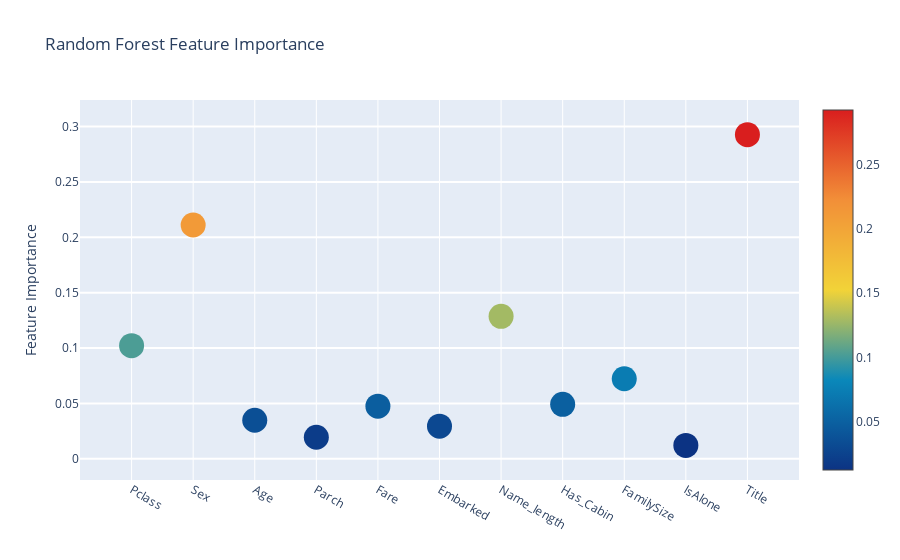
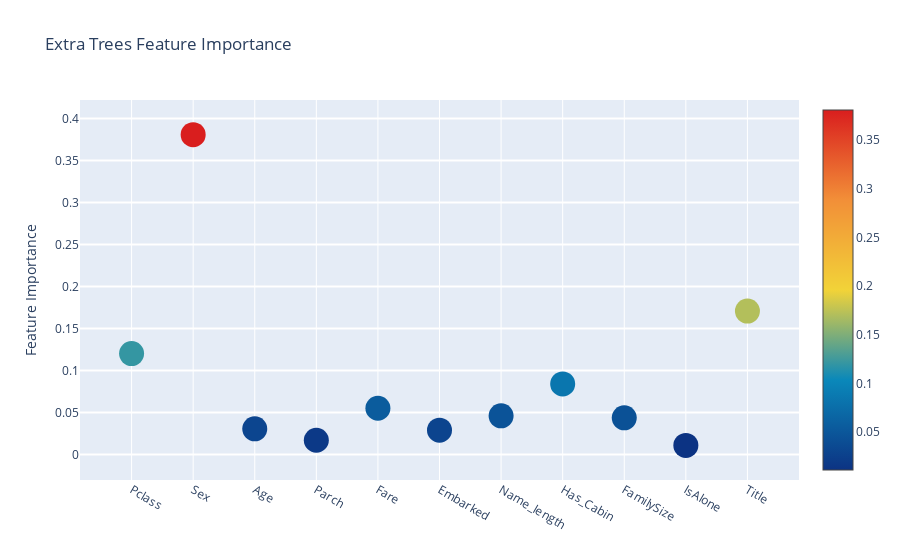
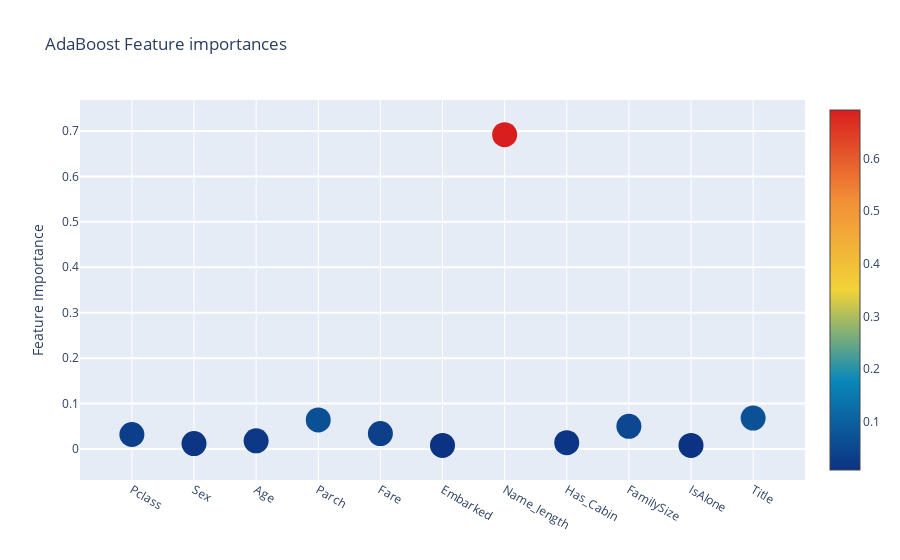
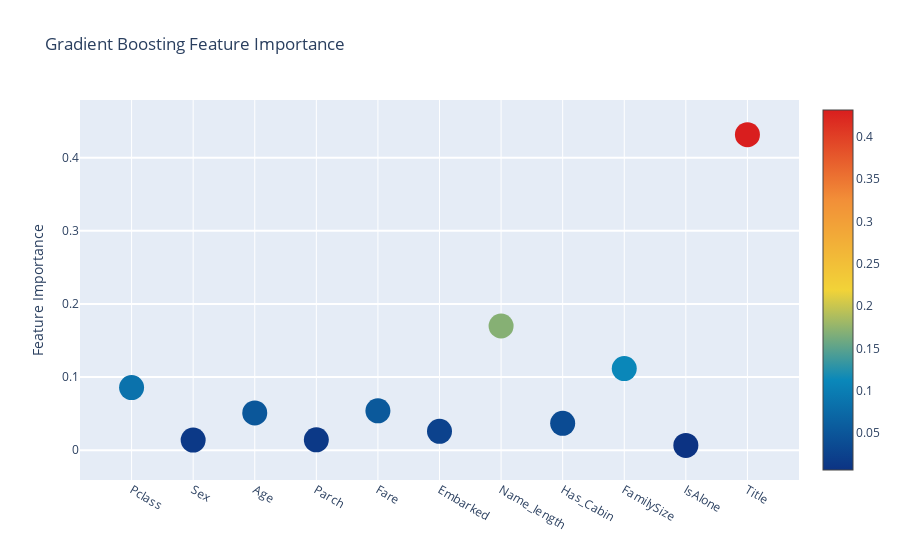

The code cell stored with these charts, in order, in its notebook:
### Markdown cell above
### Interactive feature importances via Plotly scatterplots

I'll use the interactive Plotly package at this juncture to visualise the feature importances values of the different classifiers via a plotly scatter plot by calling "Scatter" as follows:

### Code cell
# Scatter plot 
trace = go.Scatter(
    y = feature_dataframe['Random Forest feature importances'].values,
    x = feature_dataframe['feature'].values,
    mode='markers',
    marker=dict(
        sizemode = 'diameter',
        sizeref = 1,
        size = 25,
        color = feature_dataframe['Random Forest feature importances'].values,
        colorscale = 'Portland',
        showscale =True
    ),
    text = feature_dataframe['feature'].values
)

data=[trace]

layout= go.Layout(
    autosize =True,
    title = 'Random Forest Feature Importance',
    hovermode = 'closest',
    yaxis=dict(
        title='Feature Importance',
        ticklen = 5,
        gridwidth =2
    ),
    showlegend =False
)

fig = go.Figure(data=data, layout=layout)
py.iplot(fig, filename='scatter2010')


# Scatter plot 
trace = go.Scatter(
    y = feature_dataframe['Extra Trees feature importances'].values,
    x = feature_dataframe['feature'].values,
    mode = 'markers',
    marker=dict(
        sizemode = 'diameter',
        sizeref = 1,
        size = 25,
        color = feature_dataframe['Extra Trees feature importances'].values,
        colorscale='Portland',
        showscale=True
    ),
    text = feature_dataframe['feature'].values
)

data=[trace]

layout = go.Layout(
    autosize = True,
    title = 'Extra Trees Feature Importance',
    hovermode = 'closest',
    yaxis =dict(
        title = 'Feature Importance',
        ticklen = 5,
        gridwidth =2
    ),
    showlegend =False
)

fig = go.Figure(data=data, layout=layout)
py.iplot(fig,filename='scatter2010')

# Scatter plot 
trace = go.Scatter(
    y = feature_dataframe['AdaBoost feature importances'].values,
    x = feature_dataframe['feature'].values,
    mode = 'markers',
    marker=dict(
        sizemode = 'diameter',
        sizeref = 1,
        size = 25,
        color = feature_dataframe['AdaBoost feature importances'].values,
        colorscale='Portland',
        showscale=True
    ),
    text = feature_dataframe['feature'].values
)

data=[trace]

layout = go.Layout(
    autosize = True,
    title = 'AdaBoost Feature importances',
    hovermode = 'closest',
    yaxis =dict(
        title = 'Feature Importance',
        ticklen = 5,
        gridwidth =2
    ),
    showlegend =False
)

fig = go.Figure(data=data, layout=layout)
py.iplot(fig,filename='scatter2010')

# Scatter plot 
trace = go.Scatter(
    y = feature_dataframe['Gradient Boost feature importances'].values,
    x = feature_dataframe['feature'].values,
    mode='markers',
    marker=dict(
        sizemode = 'diameter',
        sizeref = 1,
        size = 25,
#       size= feature_dataframe['AdaBoost feature importances'].values,
        #color = np.random.randn(500), #set color equal to a variable
        color = feature_dataframe['Gradient Boost feature importances'].values,
        colorscale='Portland',
        showscale=True
    ),
    text = feature_dataframe['feature'].values
)
data = [trace]

layout= go.Layout(
    autosize= True,
    title= 'Gradient Boosting Feature Importance',
    hovermode= 'closest',
#     xaxis= dict(
#         title= 'Pop',
#         ticklen= 5,
#         zeroline= False,
#         gridwidth= 2,
#     ),
    yaxis=dict(
        title= 'Feature Importance',
        ticklen= 5,
        gridwidth= 2
    ),
    showlegend= False
)
fig = go.Figure(data=data, layout=layout)
py.iplot(fig,filename='scatter2010')

### Figure 1 — Plotly figure (JSON) as saved in the notebook; plotly's stock layout.template omitted (floating-point values rounded to 4 significant figures)
{"data": [{"marker": {"color": [0.1022, 0.2111, 0.03487, 0.0195, 0.0476, 0.02953, 0.1287, 0.04921, 0.07233, 0.01217, 0.2928], "colorscale": [[0, "rgb(12,51,131)"], [0.25, "rgb(10,136,186)"], [0.5, "rgb(242,211,56)"], [0.75, "rgb(242,143,56)"], [1, "rgb(217,30,30)"]], "showscale": true, "size": 25, "sizemode": "diameter", "sizeref": 1}, "mode": "markers", "text": ["Pclass", "Sex", "Age", "Parch", "Fare", "Embarked", "Name_length", "Has_Cabin", "FamilySize", "IsAlone", "Title"], "type": "scatter", "x": ["Pclass", "Sex", "Age", "Parch", "Fare", "Embarked", "Name_length", "Has_Cabin", "FamilySize", "IsAlone", "Title"], "y": [0.1022, 0.2111, 0.03487, 0.0195, 0.0476, 0.02953, 0.1287, 0.04921, 0.07233, 0.01217, 0.2928]}], "layout": {"autosize": true, "hovermode": "closest", "showlegend": false, "title": {"text": "Random Forest Feature Importance"}, "yaxis": {"gridwidth": 2, "ticklen": 5, "title": {"text": "Feature Importance"}}}}

### Figure 2 — Plotly figure (JSON) as saved in the notebook; plotly's stock layout.template omitted (floating-point values rounded to 4 significant figures)
{"data": [{"marker": {"color": [0.1202, 0.3809, 0.03069, 0.01708, 0.05517, 0.02908, 0.0462, 0.08412, 0.04372, 0.01097, 0.1708], "colorscale": [[0, "rgb(12,51,131)"], [0.25, "rgb(10,136,186)"], [0.5, "rgb(242,211,56)"], [0.75, "rgb(242,143,56)"], [1, "rgb(217,30,30)"]], "showscale": true, "size": 25, "sizemode": "diameter", "sizeref": 1}, "mode": "markers", "text": ["Pclass", "Sex", "Age", "Parch", "Fare", "Embarked", "Name_length", "Has_Cabin", "FamilySize", "IsAlone", "Title"], "type": "scatter", "x": ["Pclass", "Sex", "Age", "Parch", "Fare", "Embarked", "Name_length", "Has_Cabin", "FamilySize", "IsAlone", "Title"], "y": [0.1202, 0.3809, 0.03069, 0.01708, 0.05517, 0.02908, 0.0462, 0.08412, 0.04372, 0.01097, 0.1708]}], "layout": {"autosize": true, "hovermode": "closest", "showlegend": false, "title": {"text": "Extra Trees Feature Importance"}, "yaxis": {"gridwidth": 2, "ticklen": 5, "title": {"text": "Feature Importance"}}}}

### Figure 3 — Plotly figure (JSON) as saved in the notebook; plotly's stock layout.template omitted (floating-point values rounded to 4 significant figures)
{"data": [{"marker": {"color": [0.032, 0.012, 0.018, 0.064, 0.034, 0.008, 0.692, 0.014, 0.05, 0.008, 0.068], "colorscale": [[0, "rgb(12,51,131)"], [0.25, "rgb(10,136,186)"], [0.5, "rgb(242,211,56)"], [0.75, "rgb(242,143,56)"], [1, "rgb(217,30,30)"]], "showscale": true, "size": 25, "sizemode": "diameter", "sizeref": 1}, "mode": "markers", "text": ["Pclass", "Sex", "Age", "Parch", "Fare", "Embarked", "Name_length", "Has_Cabin", "FamilySize", "IsAlone", "Title"], "type": "scatter", "x": ["Pclass", "Sex", "Age", "Parch", "Fare", "Embarked", "Name_length", "Has_Cabin", "FamilySize", "IsAlone", "Title"], "y": [0.032, 0.012, 0.018, 0.064, 0.034, 0.008, 0.692, 0.014, 0.05, 0.008, 0.068]}], "layout": {"autosize": true, "hovermode": "closest", "showlegend": false, "title": {"text": "AdaBoost Feature importances"}, "yaxis": {"gridwidth": 2, "ticklen": 5, "title": {"text": "Feature Importance"}}}}

### Figure 4 — Plotly figure (JSON) as saved in the notebook; plotly's stock layout.template omitted (floating-point values rounded to 4 significant figures)
{"data": [{"marker": {"color": [0.08552, 0.01375, 0.05092, 0.01412, 0.05379, 0.0258, 0.1698, 0.03674, 0.1115, 0.006533, 0.4315], "colorscale": [[0, "rgb(12,51,131)"], [0.25, "rgb(10,136,186)"], [0.5, "rgb(242,211,56)"], [0.75, "rgb(242,143,56)"], [1, "rgb(217,30,30)"]], "showscale": true, "size": 25, "sizemode": "diameter", "sizeref": 1}, "mode": "markers", "text": ["Pclass", "Sex", "Age", "Parch", "Fare", "Embarked", "Name_length", "Has_Cabin", "FamilySize", "IsAlone", "Title"], "type": "scatter", "x": ["Pclass", "Sex", "Age", "Parch", "Fare", "Embarked", "Name_length", "Has_Cabin", "FamilySize", "IsAlone", "Title"], "y": [0.08552, 0.01375, 0.05092, 0.01412, 0.05379, 0.0258, 0.1698, 0.03674, 0.1115, 0.006533, 0.4315]}], "layout": {"autosize": true, "hovermode": "closest", "showlegend": false, "title": {"text": "Gradient Boosting Feature Importance"}, "yaxis": {"gridwidth": 2, "ticklen": 5, "title": {"text": "Feature Importance"}}}}
